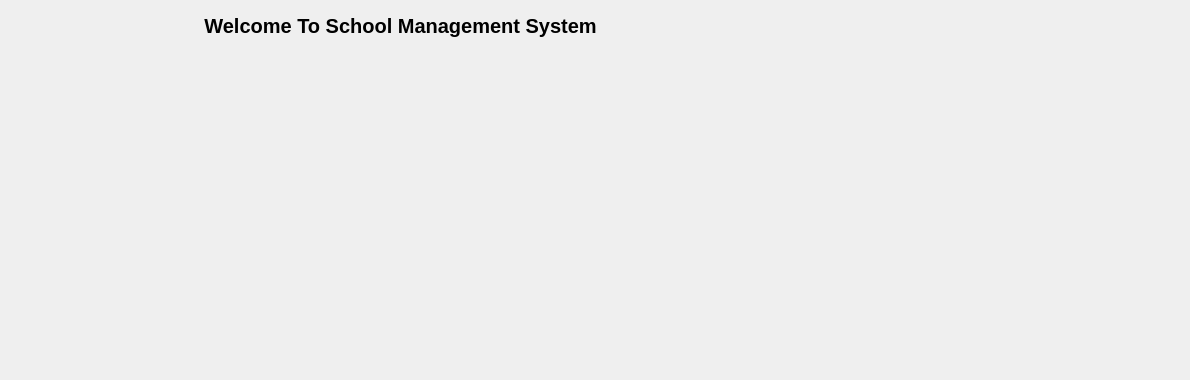
    <widget class="QWidget" name="tab_2">
     <attribute name="icon">
      <iconset>
       <normaloff>Pics/home.png</normaloff>Pics/home.png</iconset>
     </attribute>
     <attribute name="title">
      <string>Home</string>
     </attribute>
     <widget class="QLabel" name="label_10">
      <property name="geometry">
       <rect>
        <x>130</x>
        <y>-10</y>
        <width>481</width>
        <height>371</height>
       </rect>
      </property>
      <property name="styleSheet">
       <string notr="true">background-color: qlineargradient(spread:reflect, x1:0, y1:0, x2:1, y2:0, stop:0 rgba(164, 182, 232, 0), stop:0.55 rgba(250, 104, 255, 0), stop:0.98 rgba(124, 205, 236, 0), stop:1 rgba(0, 0, 0, 0));</string>
      </property>
      <property name="text">
       <string/>
      </property>
      <property name="pixmap">
       <pixmap>Pics/school.jpg</pixmap>
      </property>
      <property name="scaledContents">
       <bool>true</bool>
      </property>
     </widget>
     <widget class="QLabel" name="label_9">
      <property name="geometry">
       <rect>
        <x>180</x>
        <y>0</y>
        <width>441</width>
        <height>51</height>
       </rect>
      </property>
      <property name="font">
       <font>
        <pointsize>15</pointsize>
        <weight>75</weight>
        <bold>true</bold>
       </font>
      </property>
      <property name="styleSheet">
       <string notr="true">background-color: qlineargradient(spread:reflect, x1:0, y1:0, x2:1, y2:0, stop:0 rgba(164, 182, 232, 0), stop:0.55 rgba(250, 104, 255, 0), stop:0.98 rgba(124, 205, 236, 0), stop:1 rgba(0, 0, 0, 0));</string>
      </property>
      <property name="text">
       <string>Welcome To School Management System</string>
      </property>
      <property name="alignment">
       <set>Qt::AlignCenter</set>
      </property>
     </widget>
     <widget class="QLabel" name="label_11">
      <property name="geometry">
       <rect>
        <x>670</x>
        <y>280</y>
        <width>511</width>
        <height>71</height>
       </rect>
      </property>
      <property name="styleSheet">
       <string notr="true">background-color: qlineargradient(spread:reflect, x1:0, y1:0, x2:1, y2:0, stop:0 rgba(164, 182, 232, 0), stop:0.55 rgba(250, 104, 255, 0), stop:0.98 rgba(124, 205, 236, 0), stop:1 rgba(0, 0, 0, 0));</string>
      </property>
      <property name="text">
       <string/>
      </property>
      <property name="pixmap">
       <pixmap>Pics/liquid-gradient-shape-fluid-abstract-color-background-holographic-organic-3d-design-neon-futuristic-element-blend-bubble-png.png</pixmap>
      </property>
      <property name="scaledContents">
       <bool>true</bool>
      </property>
     </widget>
     <widget class="QLabel" name="label_12">
      <property name="geometry">
       <rect>
        <x>-70</x>
        <y>-10</y>
        <width>191</width>
        <height>41</height>
       </rect>
      </property>
      <property name="styleSheet">
       <string notr="true">background-color: qlineargradient(spread:reflect, x1:0, y1:0, x2:1, y2:0, stop:0 rgba(164, 182, 232, 0), stop:0.55 rgba(250, 104, 255, 0), stop:0.98 rgba(124, 205, 236, 0), stop:1 rgba(0, 0, 0, 0));</string>
      </property>
      <property name="text">
       <string/>
      </property>
      <property name="pixmap">
       <pixmap>Pics/liquid-gradient-shape-fluid-abstract-color-background-holographic-organic-3d-design-neon-futuristic-element-blend-bubble-png.png</pixmap>
      </property>
      <property name="scaledContents">
       <bool>true</bool>
      </property>
     </widget>
    </widget>
